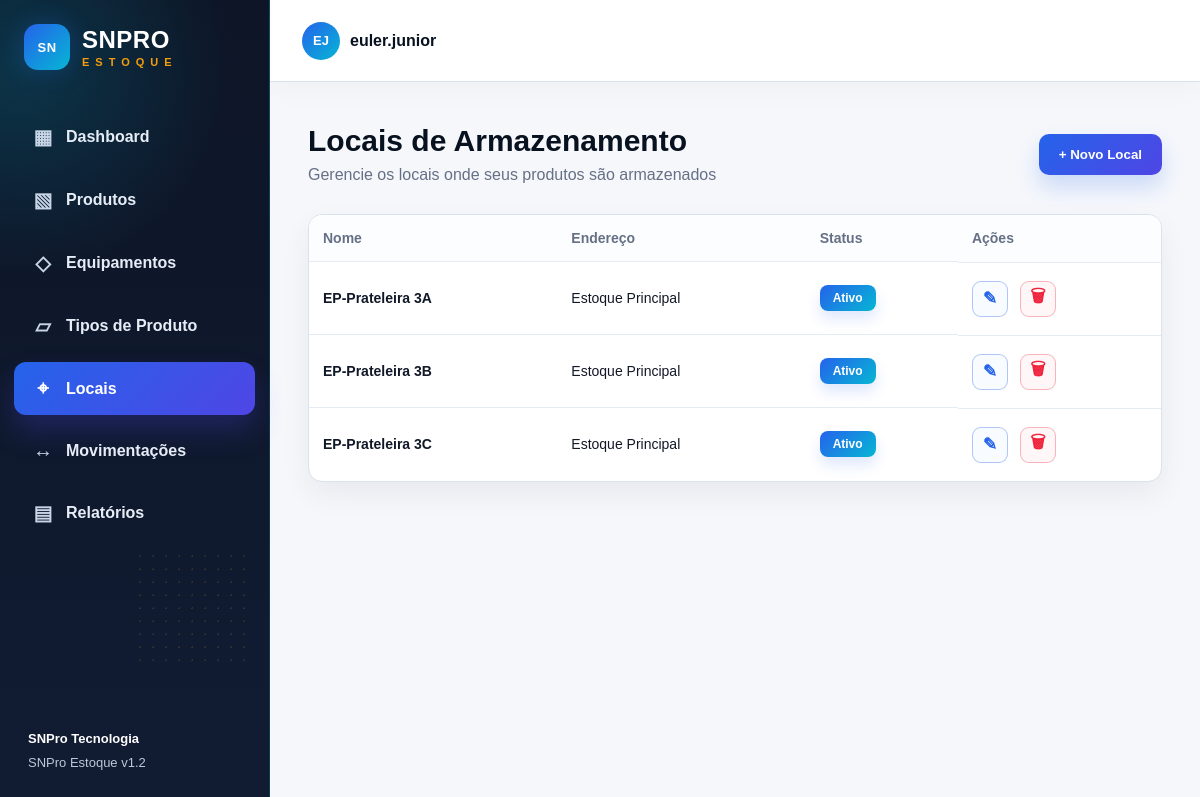
Page /locais on the committed database.
### app/models.py (models this page shows)
class Local(db.Model):
    __tablename__ = "locais"
    id = db.Column(db.Integer, primary_key=True)
    nome = db.Column(db.String(100), unique=True, nullable=False)
    endereco = db.Column(db.String(150), nullable=True)
    descricao = db.Column(db.Text, nullable=True)
    status = db.Column(db.String(30), nullable=False, default="Ativo")

### app/routes.py (the view)
@main.route("/locais")
def locais():
    _garantir_locais_padrao()
    locais_lista = Local.query.order_by(Local.nome.asc()).all()
    return render_template("locais.html", active_page="locais", locais=locais_lista)

### app/routes.py (called while the page is built)
def _garantir_locais_padrao():
    if Local.query.count() == 0:
        for nome, endereco, descricao in LOCAIS_PADRAO:
            db.session.add(Local(nome=nome, endereco=endereco, descricao=descricao, status="Ativo"))
        db.session.commit()

### app/templates/locais.html (shortened to what this page needs)
{% extends "base.html" %}
{% block content %}
<section class="page-header">
    <div>
        <h1>Locais de Armazenamento</h1>
        <p>Gerencie os locais onde seus produtos são armazenados</p>
    </div>
    <button class="btn-primary" onclick="openLocalCreateModal()">+ Novo Local</button>
</section>
<div class="table-card categories-card">
    <table>
        <thead>
            <tr>
                <th>Nome</th>
                <th>Endereço</th>
                <th>Status</th>
                <th>Ações</th>
            </tr>
        </thead>
        <tbody>
            {% for local in locais %}
            <tr>
                <td><strong>{{ local.nome }}</strong></td>
                <td>{{ local.endereco or '-' }}</td>
                <td><span class="status-active">{{ local.status }}</span></td>
                <td class="actions">
                    <button title="Editar" class="icon-btn edit" type="button" onclick="openLocalEditModal(this)"
                        data-id="{{ local.id }}"
                        data-nome="{{ local.nome }}"
                        data-endereco="{{ local.endereco or '' }}"
                        data-descricao="{{ local.descricao or '' }}"
                        data-status="{{ local.status }}">✎</button>
                    <form method="post" action="{{ url_for('main.excluir_local', local_id=local.id) }}" data-confirm-kind="local" data-confirm-article="este">
                        <button title="Excluir" class="icon-btn danger" type="submit">🗑</button>
                    </form>
                </td>
            </tr>
            {% else %}
            <tr>
                <td colspan="4" class="empty">Nenhum local encontrado.</td>
            </tr>
            {% endfor %}
        </tbody>
    </table>
</div>
{% endblock %}

### app/static/css/style.css (style rules this page uses)
:root { --snpro-ink: #07111f; --snpro-sidebar: #0d1526; --snpro-sidebar-2: #111c33; --snpro-blue: #2563eb; --snpro-cyan: #06b6d4; --snpro-violet: #4f46e5; --snpro-accent: #f59e0b; --snpro-bg: #f5f7fb; --snpro-card: #ffffff; --snpro-text: #111827; --snpro-muted: #667085; --snpro-border: #d9e2ef; --danger: #ef233c; }
* { box-sizing: border-box; }
body { margin: 0; font-family: Arial, sans-serif; background: var(--snpro-bg); color: var(--snpro-text); }
.page-header { display: flex; justify-content: space-between; align-items: center; padding: 42px 38px 24px; }
h1 { margin: 0; font-size: 30px; color: var(--snpro-ink); }
p { margin: 8px 0 0; color: var(--snpro-muted); }
.btn-primary { border: 0; background: linear-gradient(135deg, var(--snpro-blue), var(--snpro-violet)); color: white; padding: 13px 20px; border-radius: 10px; font-weight: 900; cursor: pointer; box-shadow: 0 12px 22px rgba(37,99,235,.20); }
.table-card { margin: 0 38px 36px; background: white; border: 1px solid var(--snpro-border); border-radius: 14px; overflow: hidden; box-shadow: 0 12px 30px rgba(7,17,31,.06); }
.categories-card { margin-top: 6px; }
table { width: 100%; border-collapse: collapse; }
th { text-align: left; font-size: 14px; color: var(--snpro-muted); padding: 15px 14px; font-weight: 900; background: #fbfdff; }
td { padding: 18px 14px; border-top: 1px solid #e4ebf5; font-size: 14px; vertical-align: middle; }
.status-active { display: inline-block; padding: 6px 13px; border-radius: 8px; font-size: 12px; font-weight: 900; background: linear-gradient(135deg, var(--snpro-blue), var(--snpro-cyan)); color: white; box-shadow: 0 8px 14px rgba(37,99,235,.15); }
.actions { display: flex; gap: 12px; align-items: center; }
.actions form { margin: 0; }
.icon-btn { width: 36px; height: 36px; display: inline-flex; align-items: center; justify-content: center; border: 1px solid #cfe0f5; border-radius: 9px; background: #ffffff; cursor: pointer; font-size: 17px; font-weight: 900; transition: .15s ease; }
.icon-btn.edit { color: var(--snpro-blue); border-color: rgba(37,99,235,.35); background: #f8fbff; }
.icon-btn.danger { color: var(--danger); border-color: rgba(239,35,60,.32); background: #fff7f7; }
:root { --chart-1: #2563eb; --chart-2: #7c3aed; --chart-3: #0891b2; --chart-4: #16a34a; --chart-5: #f59e0b; --chart-6: #ef233c; --chart-7: #475569; --chart-8: #db2777; }

### rows in the picture
Local: nome "EP-Prateleira 3A", endereco "Estoque Principal", status "Ativo"
Local: nome "EP-Prateleira 3B", endereco "Estoque Principal", status "Ativo"
Local: nome "EP-Prateleira 3C", endereco "Estoque Principal", status "Ativo"
